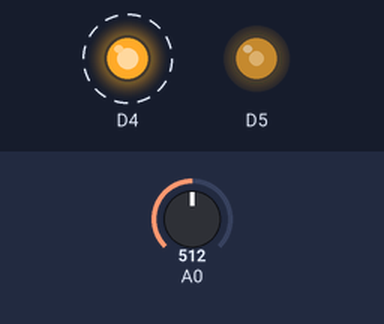
Bench run of a sketch on a simulated ESP8266 (NodeMCU). Parts: output pins drawn as LEDs (lit = HIGH). Dashed ring = blinking. The test bench sets the inputs (shaded band); at power-on: A0 = 512. Storage starts empty.

Above: at 1.2 s.
1.3 s: A0 set to 716
At 3.8 s:
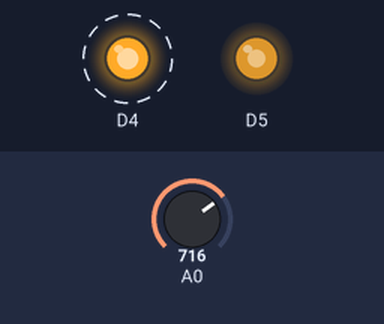
4.3 s: A0 set to 900
At 5.7 s:
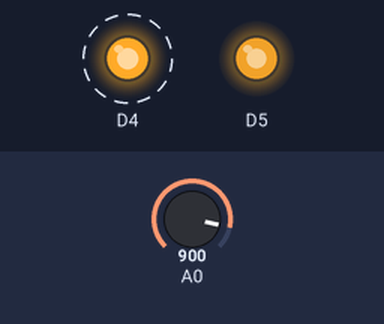
7.3 s: A0 set to 122
At 9.8 s:
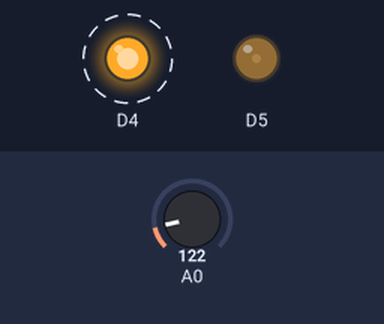
10.3 s: A0 set to 0
At 11.4 s:
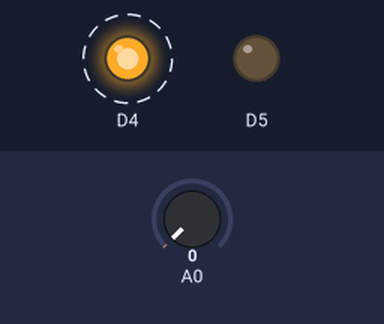
13.3 s: A0 set to 511
At 14.8 s:
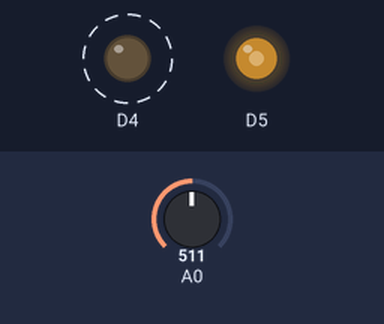
Timing chart, 0 to 17.3 s (numbered marks = the images above; inputs shaded):
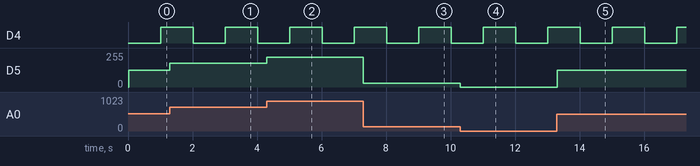

Measured:
- after the input at 1.3 s, D5: 127/255 → 178/255 at once
- after the input at 4.3 s, D5: 178/255 → 224/255 at once
- after the input at 7.3 s, D5: 224/255 → 30/255 at once
- after the input at 10.3 s, D5: 30/255 → 0/255 at once
- after the input at 13.3 s, D5: 0/255 → 127/255 at once
- by itself, D4: alternates HIGH for 1.0 s and LOW for 1.0 s

The sketch:

esp8266.ino
```cpp
// Probe: ESP8266 core 3.x (LittleFS, analogWriteRange, hostname, D-pin names).
#include <Arduino.h>
#include <ESP8266WiFi.h>
#include <LittleFS.h>
#include <Ticker.h>
Ticker ticker;
void setup() {
  Serial.begin(115200);
  pinMode(D4, OUTPUT);
  analogWriteRange(1023);
  WiFi.setHostname("impulse-probe");
  WiFi.mode(WIFI_STA);
  LittleFS.begin();
  ticker.attach(1.0, [] { digitalWrite(D4, !digitalRead(D4)); });
}
void loop() {
  analogWrite(D5, analogRead(A0));
  yield();
}
```
